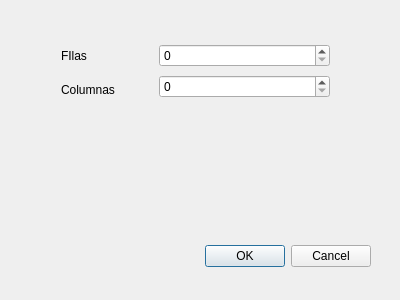
<?xml version="1.0" encoding="UTF-8"?>
<ui version="4.0">
 <class>Dialog_forma_tablero</class>
 <widget class="QDialog" name="Dialog_forma_tablero">
  <property name="geometry">
   <rect>
    <x>0</x>
    <y>0</y>
    <width>400</width>
    <height>300</height>
   </rect>
  </property>
  <property name="windowTitle">
   <string>Dialog</string>
  </property>
  <widget class="QDialogButtonBox" name="buttonBox">
   <property name="geometry">
    <rect>
     <x>30</x>
     <y>240</y>
     <width>341</width>
     <height>32</height>
    </rect>
   </property>
   <property name="orientation">
    <enum>Qt::Horizontal</enum>
   </property>
   <property name="standardButtons">
    <set>QDialogButtonBox::Cancel|QDialogButtonBox::Ok</set>
   </property>
  </widget>
  <widget class="QWidget" name="layoutWidget">
   <property name="geometry">
    <rect>
     <x>159</x>
     <y>42</y>
     <width>171</width>
     <height>60</height>
    </rect>
   </property>
   <layout class="QVBoxLayout" name="verticalLayout">
    <item>
     <widget class="QSpinBox" name="spinbox_filas"/>
    </item>
    <item>
     <widget class="QSpinBox" name="spinbox_columnas"/>
    </item>
   </layout>
  </widget>
  <widget class="QWidget" name="layoutWidget">
   <property name="geometry">
    <rect>
     <x>61</x>
     <y>42</y>
     <width>69</width>
     <height>61</height>
    </rect>
   </property>
   <layout class="QVBoxLayout" name="verticalLayout_2">
    <item>
     <widget class="QLabel" name="label">
      <property name="text">
       <string>FIlas</string>
      </property>
     </widget>
    </item>
    <item>
     <widget class="QLabel" name="label_2">
      <property name="text">
       <string>Columnas</string>
      </property>
     </widget>
    </item>
   </layout>
  </widget>
 </widget>
 <resources/>
 <connections>
  <connection>
   <sender>buttonBox</sender>
   <signal>accepted()</signal>
   <receiver>Dialog_forma_tablero</receiver>
   <slot>accept()</slot>
   <hints>
    <hint type="sourcelabel">
     <x>248</x>
     <y>254</y>
    </hint>
    <hint type="destinationlabel">
     <x>157</x>
     <y>274</y>
    </hint>
   </hints>
  </connection>
  <connection>
   <sender>buttonBox</sender>
   <signal>rejected()</signal>
   <receiver>Dialog_forma_tablero</receiver>
   <slot>reject()</slot>
   <hints>
    <hint type="sourcelabel">
     <x>316</x>
     <y>260</y>
    </hint>
    <hint type="destinationlabel">
     <x>286</x>
     <y>274</y>
    </hint>
   </hints>
  </connection>
 </connections>
</ui>
